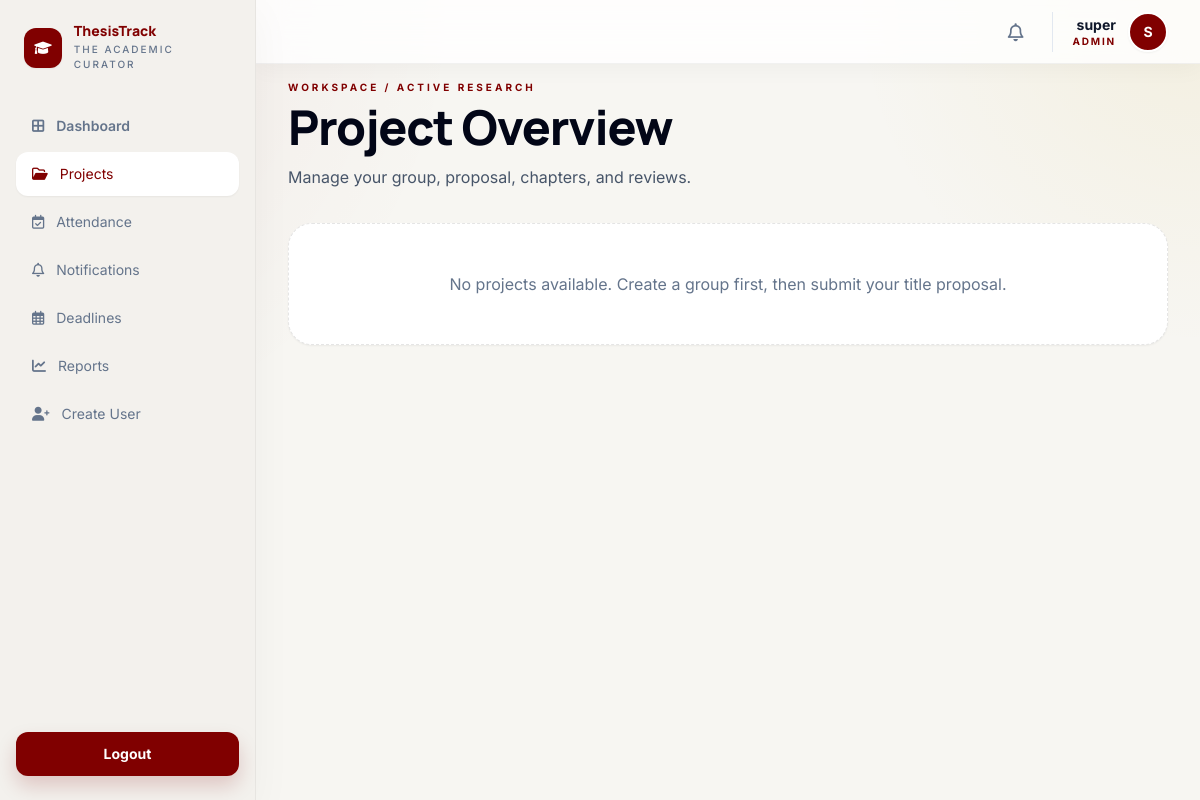
The app's page /projects/ (signed in), older data.
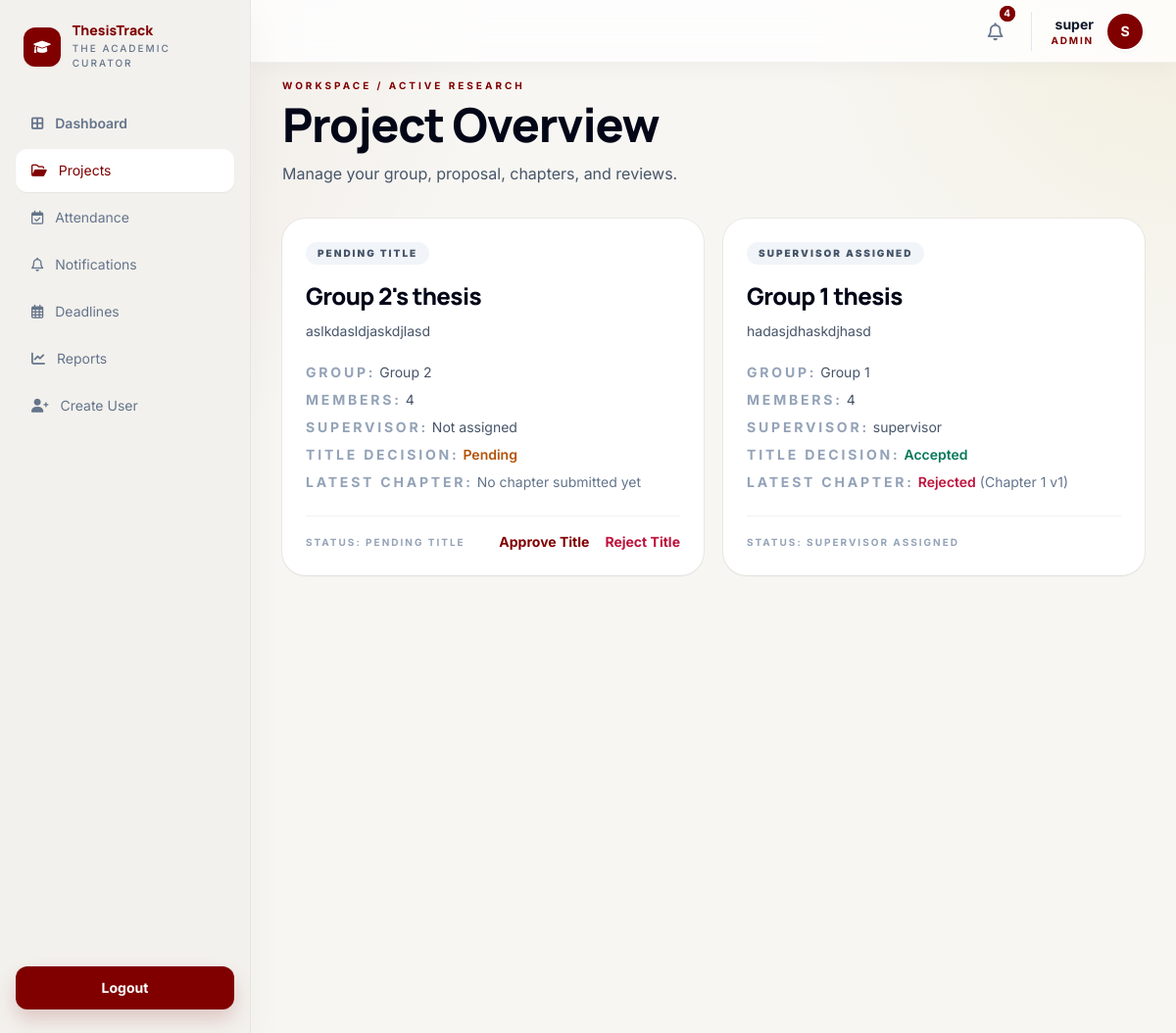
The same page, newer data.
### projects/models.py (models this page shows, shortened)
class Project(models.Model):
	PENDING_TITLE = 'PENDING_TITLE'
	TITLE_APPROVED = 'TITLE_APPROVED'
	TITLE_REJECTED = 'TITLE_REJECTED'
	SUPERVISOR_ASSIGNED = 'SUPERVISOR_ASSIGNED'
	IN_PROGRESS = 'IN_PROGRESS'
	UNDER_REVIEW = 'UNDER_REVIEW'
	COMPLETED = 'COMPLETED'
	STATUS_CHOICES = [
		(PENDING_TITLE, 'Pending Title'),
		(TITLE_APPROVED, 'Title Approved'),
		(TITLE_REJECTED, 'Title Rejected'),
		(SUPERVISOR_ASSIGNED, 'Supervisor Assigned'),
		(IN_PROGRESS, 'In Progress'),
		(UNDER_REVIEW, 'Under Review'),
		(COMPLETED, 'Completed'),
	]
	group = models.OneToOneField(
		Group,
		on_delete=models.CASCADE,
		related_name='project',
		null=True,
		blank=True,
	)
	title = models.CharField(max_length=255)
	abstract = models.TextField(blank=True)
	status = models.CharField(max_length=25, choices=STATUS_CHOICES, default=PENDING_TITLE)
	supervisor = models.ForeignKey(
		settings.AUTH_USER_MODEL,
		on_delete=models.SET_NULL,
		null=True,
		blank=True,
		related_name='supervised_projects',
	)
	title_approved = models.BooleanField(default=False)
	created_at = models.DateTimeField(auto_now_add=True)
	updated_at = models.DateTimeField(auto_now=True)

class Group(models.Model):
	name = models.CharField(max_length=150, unique=True)
	members = models.ManyToManyField(settings.AUTH_USER_MODEL, related_name='project_groups')
	created_at = models.DateTimeField(auto_now_add=True)
	def member_count(self):
		if hasattr(self, '_members_for_validation_cache'):
			return len(getattr(self, '_members_for_validation_cache'))
		if not self.pk:
			return 0
		return self.members.count()

class Submission(models.Model):
	PENDING = 'PENDING'
	APPROVED = 'APPROVED'
	REJECTED = 'REJECTED'
	STATUS_CHOICES = [
		(PENDING, 'Pending'),
		(APPROVED, 'Approved'),
		(REJECTED, 'Rejected'),
	]
	project = models.ForeignKey(Project, on_delete=models.CASCADE, related_name='submissions')
	uploaded_by = models.ForeignKey(
		settings.AUTH_USER_MODEL,
		on_delete=models.CASCADE,
		related_name='submissions',
	)
	chapter = models.ForeignKey(
		Chapter,
		on_delete=models.SET_NULL,
		null=True,
		blank=True,
		related_name='submissions',
	)
	file = models.FileField(
		upload_to='submissions/',
		validators=[FileExtensionValidator(allowed_extensions=['docx'])],
	)
	version = models.PositiveIntegerField(default=1)
	status = models.CharField(max_length=20, choices=STATUS_CHOICES, default=PENDING)
	reviewed_at = models.DateTimeField(null=True, blank=True)
	submitted_at = models.DateTimeField(auto_now_add=True)
	class Meta:
		ordering = ['-submitted_at']

class Chapter(models.Model):
	name = models.CharField(max_length=120, unique=True)
	order = models.PositiveIntegerField(default=1)
	class Meta:
		ordering = ['order']

### accounts/models.py (models this page shows, shortened)
class User(AbstractUser):
	STUDENT = 'STUDENT'
	SUPERVISOR = 'SUPERVISOR'
	ADMIN = 'ADMIN'
	ROLE_CHOICES = [
		(STUDENT, 'Student'),
		(SUPERVISOR, 'Supervisor'),
		(ADMIN, 'Admin'),
	]
	role = models.CharField(max_length=20, choices=ROLE_CHOICES, default=STUDENT)

### projects/views.py (the view)
# urls.py: path('', views.project_list, name='project-list'),
@role_required(User.STUDENT, User.SUPERVISOR, User.ADMIN)
def project_list(request):
	projects = _project_visible_to_user(request.user).order_by('-created_at')
	return render(request, 'projects/project_list.html', {'projects': projects})

### core/context_processors.py (called while the page is built)
def unread_notifications_count(request):
    if not request.user.is_authenticated:
        return {'unread_notifications_count': 0}
    count = Notification.objects.filter(user=request.user, is_read=False).count()
    return {'unread_notifications_count': count}

def recent_notifications(request):
    if not request.user.is_authenticated:
        return {'recent_notifications': []}
    notifications = Notification.objects.filter(user=request.user).order_by('-created_at')[:5]
    return {'recent_notifications': notifications}

### projects/views.py (called while the page is built)
def _project_visible_to_user(user):
	if user.role == User.STUDENT:
		return Project.objects.filter(group__members=user).select_related('group', 'supervisor').prefetch_related('submissions__chapter')
	if user.role == User.SUPERVISOR:
		return Project.objects.filter(supervisor=user).select_related('group', 'supervisor').prefetch_related('submissions__chapter')
	if user.role == User.ADMIN:
		return Project.objects.all().select_related('group', 'supervisor').prefetch_related('submissions__chapter')
	return Project.objects.none()

### projects/templates/projects/project_list.html (shortened to what this page needs)
{% extends 'core/base.html' %}
{% block content %}
<div class="mx-auto max-w-7xl space-y-8">
    <section class="flex flex-col gap-5 lg:flex-row lg:items-end lg:justify-between">
        <div>
            <p class="mb-2 text-[10px] font-bold uppercase tracking-[0.3em] text-[#800000]">Workspace / Active Research</p>
            <h1 class="text-5xl font-black tracking-tight text-slate-950">Project Overview</h1>
            <p class="mt-3 max-w-2xl text-base leading-7 text-slate-600">Manage your group, proposal, chapters, and reviews.</p>
        </div>
    </section>
    <section class="grid gap-5 md:grid-cols-2 xl:grid-cols-3">
        {% for project in projects %}
            {% include 'projects/_project_card.html' with project=project %}
        {% empty %}
            <div class="col-span-full rounded-3xl border border-dashed border-black/10 bg-white p-12 text-center text-slate-500 shadow-sm">
                No projects available. Create a group first, then submit your title proposal.
            </div>
        {% endfor %}
    </section>
</div>
{% endblock %}

### core/templates/core/base.html (shortened to what this page needs)
<!DOCTYPE html>
<html lang="en">
<head>
    <script src="https://cdn.tailwindcss.com?plugins=forms,container-queries"></script>
    <link rel="stylesheet" href="https://cdnjs.cloudflare.com/ajax/libs/font-awesome/6.0.0/css/all.min.css">
</head>
<body class="text-slate-900 antialiased">
    <div class="min-h-screen">
        {% if user.is_authenticated %}
            {% include 'core/_sidebar.html' %}
            <header class="fixed top-0 right-0 left-64 z-40 h-16 border-b border-black/5 bg-white/80 glass-nav shadow-[0_4px_24px_rgba(26,28,28,0.04)]">
                <div class="h-full px-8 flex items-center justify-between gap-6">
                    <div class="flex items-center gap-5">
                        <details class="relative group">
                            <summary class="relative flex cursor-pointer items-center justify-center rounded-full p-2 text-slate-500 transition-colors hover:bg-slate-100 hover:text-[#800000]">
                                <i class="fa-regular fa-bell text-lg"></i>
                                {% if unread_notifications_count > 0 %}
                                    <span class="absolute -top-1 -right-1 flex h-4 w-4">
                                        <span class="relative inline-flex h-4 w-4 items-center justify-center rounded-full bg-[#800000] text-[10px] font-bold text-white">
                                            {{ unread_notifications_count }}
                                        </span>
                                    </span>
                                {% endif %}
                            </summary>
                        </details>
                        <div class="flex items-center gap-3 border-l border-slate-200 pl-5">
                            <div class="text-right leading-tight">
                                <p class="text-sm font-bold text-slate-900">{{ user.get_full_name|default:user.username }}</p>
                                <p class="text-[10px] font-bold uppercase tracking-[0.18em] text-[#800000]">{{ user.role }}</p>
                            </div>
                            <div class="flex h-10 w-10 items-center justify-center rounded-full border-2 border-white bg-[#800000] text-sm font-bold text-white shadow-sm">
                                {{ user.username|first|upper }}
                            </div>
                        </div>
                    </div>
                </div>
            </header>
        {% endif %}
        <main class="{% if user.is_authenticated %}ml-64 min-h-screen pt-20 px-8 pb-8{% else %}min-h-screen{% endif %}">
            {% block content %}{% endblock %}
        </main>
    </div>
</body>
</html>

### projects/templates/projects/_project_card.html (shortened to what this page needs)
<article class="rounded-3xl bg-white p-6 shadow-sm ring-1 ring-black/5">
    <div class="flex items-start justify-between gap-3">
        <span class="rounded-full bg-slate-100 px-3 py-1 text-[10px] font-black uppercase tracking-[0.2em] text-slate-600">{{ project.get_status_display|default:project.status }}</span>
    </div>
    <h2 class="mt-4 text-2xl font-black tracking-tight text-slate-950">{{ project.title }}</h2>
    <p class="mt-2 text-sm leading-6 text-slate-600">{{ project.abstract }}</p>
    <div class="mt-5 space-y-2 text-sm text-slate-600">
        <p><span class="font-bold uppercase tracking-[0.2em] text-slate-400">Group:</span> {% if project.group %}{{ project.group.name }}{% else %}Not assigned{% endif %}</p>
        <p><span class="font-bold uppercase tracking-[0.2em] text-slate-400">Members:</span> {% if project.group %}{{ project.group.member_count }}{% else %}0{% endif %}</p>
        <p><span class="font-bold uppercase tracking-[0.2em] text-slate-400">Supervisor:</span> {% if project.supervisor %}{{ project.supervisor.username }}{% else %}Not assigned{% endif %}</p>
        <p>
            <span class="font-bold uppercase tracking-[0.2em] text-slate-400">Title Decision:</span>
            {% if project.title_approved %}
                <span class="font-semibold text-emerald-700">Accepted</span>
            {% elif project.status == 'TITLE_REJECTED' %}
                <span class="font-semibold text-rose-700">Rejected</span>
            {% else %}
                <span class="font-semibold text-amber-700">Pending</span>
            {% endif %}
        </p>
        {% with latest_submission=project.submissions.first %}
            <p>
                <span class="font-bold uppercase tracking-[0.2em] text-slate-400">Latest Chapter:</span>
                {% if latest_submission %}
                    {% if latest_submission.status == 'APPROVED' %}<span class="font-semibold text-emerald-700">Accepted</span>{% elif latest_submission.status == 'REJECTED' %}<span class="font-semibold text-rose-700">Rejected</span>{% else %}<span class="font-semibold text-amber-700">Pending Review</span>{% endif %}
                    <span class="text-slate-500">({{ latest_submission.chapter.name|default:'Chapter' }} v{{ latest_submission.version }})</span>
                {% else %}
                    <span class="text-slate-500">No chapter submitted yet</span>
                {% endif %}
            </p>
        {% endwith %}
    </div>
    <div class="mt-6 flex items-center justify-between border-t border-black/5 pt-4 text-sm font-bold">
        <span class="text-[10px] uppercase tracking-[0.2em] text-slate-400">Status: {{ project.get_status_display }}</span>
        <div class="flex items-center gap-4">
            {% if user.role == 'ADMIN' and not project.title_approved %}
                <a href="{% url 'projects:approve-project' project.id %}" class="text-[#800000] hover:underline">Approve Title</a>
                <a href="{% url 'projects:reject-project' project.id %}" class="text-rose-700 hover:underline">Reject Title</a>
            {% endif %}
        </div>
    </div>
</article>

Row changes from the older to the newer data that the page shows:
added Project: status "PENDING TITLE", title "Group 2's thesis", abstract "aslkdasldjaskdjlasd", group.name "Group 2", group.member_count "4", shows "Not assigned", title_approved "Pending", shows "No chapter submitted yet"
added Project: status "SUPERVISOR ASSIGNED", title "Group 1 thesis", abstract "hadasjdhaskdjhasd", group.name "Group 1", group.member_count "4", supervisor.username "supervisor", title_approved "Accepted", shows "Rejected", submissions.first.chapter.name "Chapter 1", submissions.first.version "1"
Text that changed along with them:
{{ unread_notifications_count }}: (not shown) → "4"
text no longer shown: "No projects available. Create a group first, then submit your title proposal."
